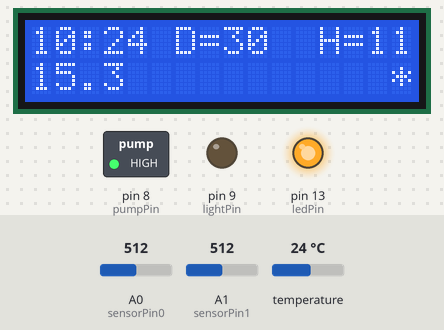
A sketch run on a simulated Arduino Uno, built with avr-gcc and run on an emulated ATmega328P. Parts: 16×2 character LCD, switched loads named in the sketch (green lamp = pin HIGH), output pins drawn as LEDs (lit = HIGH). Dashed ring = blinking. The inputs (shaded band) are chosen by the test bench; at power-on: A1 (sensorPin1) = 512, temperature 24 °C, A0 (sensorPin0) = 512. The local clock reads 2024-03-15 10:24:30 at power-on unless the sketch sets it; what the sketch prints to the serial monitor is not drawn.

Above: at 6.8 s.
6.9 s: A1 (sensorPin1) set to 989
At 16.6 s:
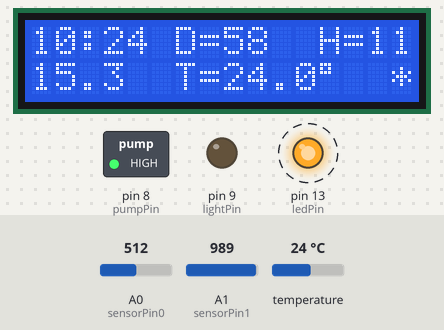
19.3 s: A1 (sensorPin1) set to 1007
At 22.0 s:
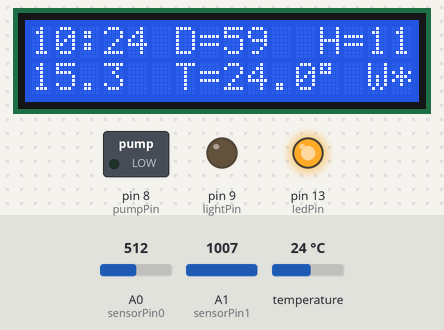
22.7 s: temperature set to 10.4 °C
At 31.6 s:
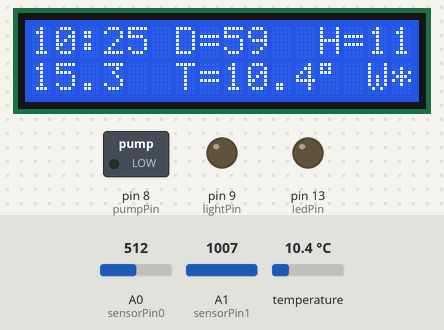
32.3 s: temperature set to 9.3 °C
33.8 s: A1 (sensorPin1) set to 907
At 46.5 s:
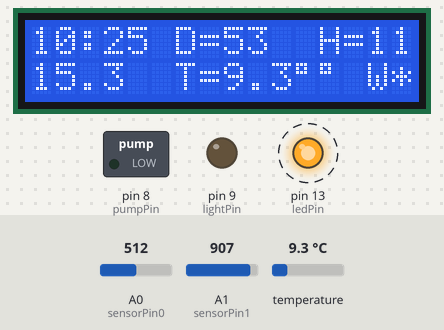
47.0 s: A1 (sensorPin1) set to 890
At 48.6 s:
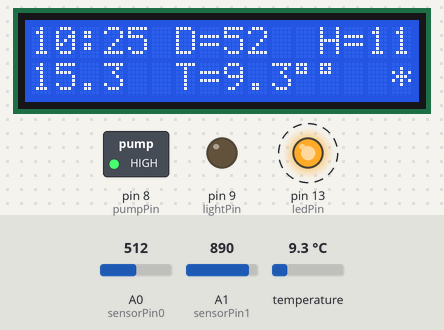
Timing chart, 0 to 52.4 s (numbered marks = the images above; inputs shaded):
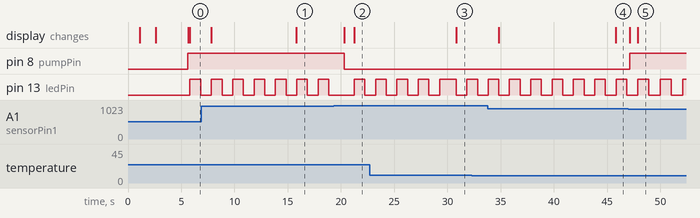

Measured:
- the behaviour switches between 999 and 1000 on A1 (sensorPin1) (found by bisection; images 1 and 2)
- the behaviour switches between 900 and 899 on A1 (sensorPin1) (found by bisection; images 4 and 5)
- after the input at 6.9 s, the display: first changes after 0.93 s (image 1 shows a later state)
- after the input at 19.3 s, pin 8 (pumpPin): HIGH → LOW after 1.0 s; the display: first changes after 1.0 s (image 2 shows a later state)
- after the input at 22.7 s, the display: changes after 8.1 s (image 3)
- after the input at 33.8 s, the display: first changes after 1.0 s (image 4 shows a later state)
- after the input at 47.0 s, pin 8 (pumpPin): LOW → HIGH after 0.10 s; the display: first changes after 0.10 s (image 5 shows a later state)
- by itself, pin 13 (ledPin): alternates HIGH for 1.0 s and LOW for 1.0 s

The sketch:

mitko_clone.ino
```cpp
/*
Features:
 -no Delay
 -temp sensor DS18 and time on lcd
 -on/off relays
*/

//DS18B20 sensor
#include <OneWire.h>
#include <DallasTemperature.h>

//clock library
#include <Time.h>
#include <DS1307RTC.h>

//DISPLAY SET
#include <Wire.h>
//#include <LCD.h>
#include <LiquidCrystal_I2C.h>

#define I2C_ADDR    0x27 // <<----- Add your address here.  Find it from I2C Scanner
#define BACKLIGHT_PIN     3
#define En_pin  2
#define Rw_pin  1
#define Rs_pin  0
#define D4_pin  4
#define D5_pin  5
#define D6_pin  6
#define D7_pin  7

int n = 1;

LiquidCrystal_I2C	lcd(I2C_ADDR,En_pin,Rw_pin,Rs_pin,D4_pin,D5_pin,D6_pin,D7_pin);
//END DISPLAY SET


//DS18B20 sensor setup
// Data wire is plugged into port 2 on the Arduino
#define ONE_WIRE_BUS 2

// Setup a oneWire instance to communicate with any OneWire devices (not just Maxim/Dallas temperature ICs)
OneWire oneWire(ONE_WIRE_BUS);

// Pass our oneWire reference to Dallas Temperature.
DallasTemperature sensors(&oneWire);

// arrays to hold device address
DeviceAddress ds18_1;

// Other setups
// set pin numbers:
const int ledPin = 13;      // the number of the LED pin
int sensorPin0 = A0;         //pumpOnTimeHour - starting the pump
int sensorPin1 = A1;         //pumpTimeDutyOn - pump duty cycle
unsigned int pin1_value = 0;

// Variables will change:
int ledState = LOW;             // ledState used to set the LED

// Pump Relay pin number
const int pumpPin = 8;
int pumpOnTimeHour = 0;
int pumpOnTimeMinute = 10;
unsigned long pumpTimeDutyOn = 15000; //miliseconds
int pumpTimeDutyOff = 30000; //miliseconds
int pumpTimeDutyRepeats = 1; //times to run
int pumpState = 0;           //pump is on or off

// Light Relay pin number
const int lightPin = 9;
int lightOnTime = 6;
int lightOffTime = 22;

// Timers in miliseconds:
unsigned long previous_led_blink_Millis = 0;        // will store last time LED was updated
unsigned long interval_led_blink = 1000;           // interval at which to blink (milliseconds)
unsigned long previous_temp_get_Millis = 0;
unsigned long interval_temp_get = 15000;
unsigned long previous_light_start_check_Millis = 0;        // will store last time LED was updated
unsigned long interval_light_start_check = 10000;           // (10 sec) interval at which to check time for light and watering

void setup() {
  // start serial port
  Serial.begin(9600);
  Serial.println("Show stuff on lcd with delays...");
  delay(1000);

  //Get time from RTC
  //RTC.set(1407544080); // set the RTC and the system time
  setSyncProvider(RTC.get);   // the function to get the time from the RTC
  //setTime(hour(),minute(),second(),day(),month(),year()); // set time to Saturday 8:29:00am Jan 1 2011
  //setTime(0,0,00,30,8,2014);
  welcome_message();

  // set the digital pin as output:
  pinMode(ledPin, OUTPUT);
  pinMode(lightPin, OUTPUT);
  pinMode(pumpPin, OUTPUT);

  digitalWrite(pumpPin, HIGH); //turn pump off

  // locate devices on the bus
  Serial.print("Locating devices...");
  sensors.begin();
  Serial.print("Found ");
  Serial.print(sensors.getDeviceCount(), DEC);
  Serial.println(" devices.");

  // assign address manually.  the addresses below will beed to be changed
  // to valid device addresses on your bus.  device address can be retrieved
  // by using either oneWire.search(deviceAddress) or individually via
  // sensors.getAddress(deviceAddress, index)
  //insideThermometer = { 0x28, 0x1D, 0x39, 0x31, 0x2, 0x0, 0x0, 0xF0 };

  // Method 1:
  // search for devices on the bus and assign based on an index.  ideally,
  // you would do this to initially discover addresses on the bus and then
  // use those addresses and manually assign them (see above) once you know
  // the devices on your bus (and assuming they don't change).
  if (!sensors.getAddress(ds18_1, 0)) Serial.println("Unable to find address for Device 0");

  // method 2: search()
  // search() looks for the next device. Returns 1 if a new address has been
  // returned. A zero might mean that the bus is shorted, there are no devices,
  // or you have already retrieved all of them.  It might be a good idea to
  // check the CRC to make sure you didn't get garbage.  The order is
  // deterministic. You will always get the same devices in the same order
  //
  // Must be called before search()
  //oneWire.reset_search();
  // assigns the first address found to insideThermometer
  //if (!oneWire.search(insideThermometer)) Serial.println("Unable to find address for insideThermometer");

  // show the addresses we found on the bus
  Serial.print("Device 0 Address: ");
  printAddress(ds18_1);
  Serial.println();

  light_on();                  //turn light up
  //delay(3000);
}

void loop()
{
  // here is where you'd put code that needs to be running all the time.
   //delay(950);
   pumpOnTimeHour = map(analogRead(sensorPin0), 0, 1023, 0, 23);
   pin1_value = map(analogRead(sensorPin1), 0, 1023, 0, 60);
   pumpTimeDutyOn = pin1_value * 1000 * 60; // run the pump in minutes
   pump_ON(); //used to test the pump

  //=======temp get begin ===========//
  unsigned long current_temp_get_Millis = millis();

  if ((current_temp_get_Millis - previous_temp_get_Millis) > interval_temp_get) {
    previous_temp_get_Millis = millis();


    sensors.requestTemperatures(); // Send the command to get temperatures
    // It responds almost immediately. Let's print out the data
    printTemperature(ds18_1); // Use a simple function to print out the data
    display_temp_on_lcd(ds18_1);
  }
  else{
  }
  //======temp get end =============//

  // ====== blink LED begin ============ //
  unsigned long current_led_blink_Millis = millis();

  if(current_led_blink_Millis - previous_led_blink_Millis > interval_led_blink) {
    // save the last time you blinked the LED
    previous_led_blink_Millis = current_led_blink_Millis;

    //display refresh
    digitalClockDisplay_serial();
    digitalClockDisplay_lcd();
    lcd.setCursor (12,0);        // [place],[line] --> go to after the clock on line 1
    lcd.print("H=");
    if (pumpOnTimeHour < 10) lcd.print('0');
    lcd.print(pumpOnTimeHour);
    Serial.print("Watering time On=");
    Serial.println(pumpOnTimeHour);
    lcd.setCursor (6,0);        // [place],[line] --> go to after the clock on line 1
    lcd.print("D=");
    if (pin1_value < 10) lcd.print('0');
    lcd.print(pin1_value);
    Serial.print("Pump On Duration=");
    Serial.print(pin1_value);
    Serial.println(" minutes.");
    Serial.print("Pump Test value=");
    Serial.println(analogRead(sensorPin1));

    // toggle the LED state
    if (ledState == LOW) {
      ledState = HIGH;
    }
    else {
      ledState = LOW;
    }
    // set the LED with the ledState of the variable:
    digitalWrite(ledPin, ledState);
  }
  else{
  }
  //======== blink LED end ==========//

  //=======light_start_check begin ===========//
  unsigned long current_light_start_check = millis();

  if ((current_light_start_check - previous_light_start_check_Millis) > interval_light_start_check) {
    previous_light_start_check_Millis = millis();

    //lcd.clear(); //refresh the lcd

    // Check time to light lights UP
    if ( hour() >= lightOnTime && hour() < lightOffTime && !digitalRead(lightPin) ) {
      light_on();
    }

    // Check time to shut lights DOWN
    if ( hour() >= lightOffTime || hour() < lightOnTime ) {
      light_off();
    }

    // Check time to water the plants
    if (hour() == pumpOnTimeHour && minute() == pumpOnTimeMinute) {
      pump_cycle(pumpTimeDutyOn, pumpTimeDutyOff, pumpTimeDutyRepeats);
    }
  }
  else{
  }
  //======light_start_check end =============//
}
// function to print the temperature for a device
void printTemperature(DeviceAddress deviceAddress) //28331531050000F6
{
  // method 2 - faster
  float tempC = sensors.getTempC(deviceAddress);
  Serial.print("Temp C: ");
  Serial.println(tempC,1);
}
// function to print a device address
void printAddress(DeviceAddress deviceAddress)
{
  for (uint8_t i = 0; i < 8; i++)
  {
    if (deviceAddress[i] < 16) Serial.print("0");
    Serial.print(deviceAddress[i], HEX);
  }
}

void display_temp_on_lcd (DeviceAddress deviceAddress) {

  lcd.setCursor (6,1);        // [place],[line] --> go to after the clock on line 1
  lcd.print("T=");
  lcd.print(sensors.getTempC(deviceAddress),1); //displays 1 decimal symbol
  lcd.print((char)223); //degree symbol
};
void digitalClockDisplay_serial(){
  // digital clock display of the time
  Serial.print(hour());
  printDigits(minute());
  printDigits(second());
  Serial.print(" ");
  Serial.print(day());
  Serial.print("/");
  Serial.print(month());
  Serial.print("/");
  Serial.print(year());
  Serial.println();
}
void digitalClockDisplay_lcd(){
  //lcd.clear();
  lcd.setCursor (0,0);        // go to start of 1nd line
  // digital clock display of the time
  lcd.print(hour());
  printDigits_lcd(minute());
  //printDigits_lcd(second());
  //lcd.print(" ");
  lcd.setCursor (0,1);        // go to start of 1nd line
  lcd.print(day());
  lcd.print(".");
  lcd.print(month());
  //lcd.print("/");
  //lcd.print(year());
  //lcd.println();
}
void printDigits(int digits){
  // utility function for digital clock display: prints preceding colon and leading 0
  Serial.print(":");
  if(digits < 10)
    Serial.print('0');
  Serial.print(digits);
}
void printDigits_lcd(int digits){
  // utility function for digital clock display: prints preceding colon and leading 0
  lcd.print(":");
  if(digits < 10)
    lcd.print('0');
  lcd.print(digits);
}
void light_on() {
    digitalWrite(lightPin, LOW);
    Serial.println("Light is ON.");
    lcd.setCursor(15,1);
    lcd.print("*");
}

void light_off() {
    digitalWrite(lightPin, HIGH);
    Serial.println("Light is OFF.");
    lcd.setCursor(15,1);
    lcd.print(" ");
}

void pump_cycle(unsigned long On, int Off, int Repeats) {
    for(int i=1; i<=Repeats; i++) {
      lcd.setCursor(14,1);
      lcd.print("W");
      pwm_pump_on();
      delay(On);
      lcd.setCursor(14,1);
      lcd.print("_");
      digitalWrite(pumpPin, HIGH);
      if (i != Repeats)
        delay(Off);
    }
    lcd.setCursor(14,1);
    lcd.print(" ");
}

void welcome_message() {
  lcd.begin (16,2); //  <<----- My LCD was 16x2
  // Switch on the backlight
  lcd.setBacklightPin(BACKLIGHT_PIN,POSITIVE);
  lcd.setBacklight(HIGH);
  lcd.clear();
  lcd.home();
  if ( month() == 8 && day() == 30 ) {
    delay(100);
    lcd.setBacklight(LOW);
    delay(100);
    lcd.setBacklight(HIGH);
    delay(150);
    lcd.setBacklight(LOW);
    mitko_birthday();
    delay(75);
    lcd.setBacklight(HIGH);
    delay(200);
    lcd.setBacklight(LOW);
    delay(50);
    lcd.setBacklight(HIGH);
    delay(150);
    lcd.setBacklight(LOW);
    delay(40);
    lcd.setBacklight(HIGH);
    delay(45);
    lcd.setBacklight(LOW);
    delay(35);
    lcd.setBacklight(HIGH);
    delay(40);
    lcd.setBacklight(LOW);
    delay(30);
    lcd.setBacklight(HIGH);
  }
  else {
    lcd.home (); // go home
    lcd.setCursor (0,0);
    lcd.print("Watering system");
    lcd.setCursor (4,1);        // [position] [line]
    lcd.print("to Mitko");
    delay(1500);
    lcd.setCursor (2,1);
    lcd.print("from Kaloyan");
  }
  delay(3000);
  lcd.clear();
}

void mitko_birthday(){
  lcd.home (); // go home
  lcd.setCursor (1,0);
  lcd.print("Happy Birthday");
  lcd.setCursor (5,1);        // go to start of 2nd line
  lcd.print("Mitko");
}

void pump_ON() {
  pumpState = digitalRead(pumpPin);
  if (analogRead(sensorPin1) >= 1000 && pumpState == HIGH) {
    delay(1000);
    if (analogRead(sensorPin1) >= 1000) {
      lcd.setCursor(14,1);
      lcd.print("W");
      pwm_pump_on();
    }
  }
  else {
      if (analogRead(sensorPin1) < 900) {
      delay(100);
      if (analogRead(sensorPin1) < 900) {
        digitalWrite(pumpPin, HIGH); //turn the pump off
        lcd.setCursor(14,1);
        lcd.print(" ");
      }
    }
  }
}

void pwm_pump_on() {

      lcd.setBacklight(LOW);
//      delay(10);
//      digitalWrite(pumpPin, LOW); //turn the pump on
//      delay(5);
//      digitalWrite(pumpPin, HIGH); //turn the pump off
//      delay(15);
//      digitalWrite(pumpPin, LOW); //turn the pump on
//      delay(10);
//      digitalWrite(pumpPin, HIGH); //turn the pump off
//      delay(10);
      digitalWrite(pumpPin, LOW); //turn the pump on
      delay(15);
      digitalWrite(pumpPin, HIGH); //turn the pump off
      delay(3);
      digitalWrite(pumpPin, LOW); //turn the pump on
      delay(20);
      digitalWrite(pumpPin, HIGH); //turn the pump off
      delay(3);
      digitalWrite(pumpPin, LOW); //turn the pump on
      delay(30);
      digitalWrite(pumpPin, HIGH); //turn the pump off
      delay(3);
      digitalWrite(pumpPin, LOW); //turn the pump on
      delay(40);
      digitalWrite(pumpPin, HIGH); //turn the pump off
      delay(3);
      digitalWrite(pumpPin, LOW); //turn the pump on
      delay(50);
      digitalWrite(pumpPin, HIGH); //turn the pump off
      delay(3);
      digitalWrite(pumpPin, LOW); //turn the pump on
      delay(60);
      digitalWrite(pumpPin, HIGH); //turn the pump off
      delay(3);
      digitalWrite(pumpPin, LOW); //turn the pump on
      delay(75);
      digitalWrite(pumpPin, HIGH); //turn the pump off
      delay(3);
      digitalWrite(pumpPin, LOW); //turn the pump on
      delay(100);
      digitalWrite(pumpPin, HIGH); //turn the pump off
      delay(3);
      digitalWrite(pumpPin, LOW); //turn the pump on
      delay(200);
      digitalWrite(pumpPin, HIGH); //turn the pump off
      delay(2);
      digitalWrite(pumpPin, LOW); //turn the pump on
      delay(300);
      digitalWrite(pumpPin, HIGH); //turn the pump off
      delay(1);
      digitalWrite(pumpPin, LOW); //turn the pump on
      lcd.setBacklight(HIGH);

}
```
